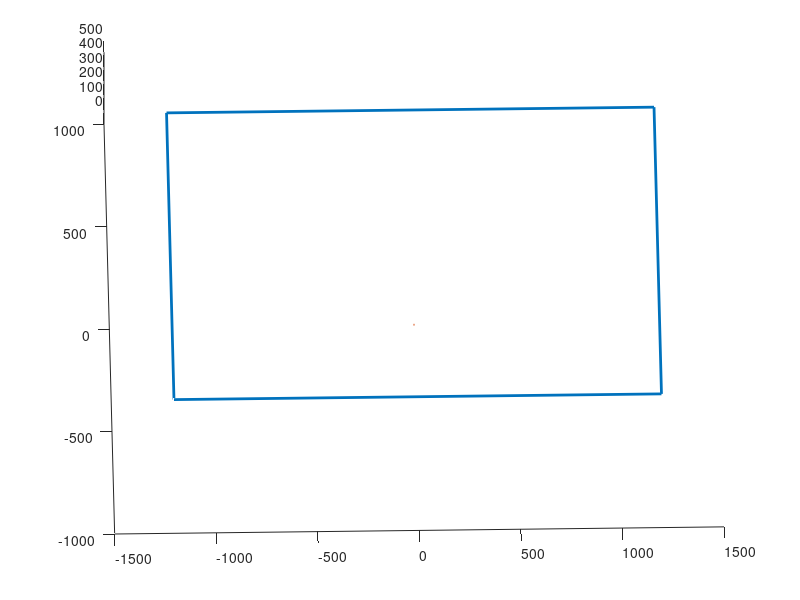

This figure's MATLAB source: (Note: this script raises an error after producing the figure.)
clear;
clc;
i=1;x=0;y=0;z=0;
for t=0:0.05:2
    pose_ee(1,i)=x;pose_ee(2,i)=y;pose_ee(3,i)=z;
    z=z+500/40;i=i+1;
    t_plot(i)=t;
end
x=0;y=0;z=500;
for t=0:0.05:2
    pose_ee(1,i)=x;pose_ee(2,i)=y;pose_ee(3,i)=z;
    x=x+(-1500/40);y=y+700/40;i=i+1;
    t_plot(i)=t+2;
end
x=-1500;y=700;z=500;
for t=0:0.05:3
    pose_ee(1,i)=x;pose_ee(2,i)=y;pose_ee(3,i)=z;
    x=x+(3000/60);i=i+1;
    t_plot(i)=t+4;
end
x=1500;y=700;z=500;
for t=0:0.05:0.5
    pose_ee(1,i)=x;pose_ee(2,i)=y;pose_ee(3,i)=z;
    y=y+(-140/10);i=i+1;
    t_plot(i)=t+7;
end
%
x=1500;y=560;z=500;
for t=0:0.05:3
    pose_ee(1,i)=x;pose_ee(2,i)=y;pose_ee(3,i)=z;
    x=x+(-3000/60);i=i+1;
    t_plot(i)=t+7.5;
end
x=-1500;y=560;z=500;
for t=0:0.05:0.5
    pose_ee(1,i)=x;pose_ee(2,i)=y;pose_ee(3,i)=z;
    y=y+(-140/10);i=i+1;
    t_plot(i)=t+10.5;
end
%%
x=-1500;y=420;z=500;
for t=0:0.05:3
    pose_ee(1,i)=x;pose_ee(2,i)=y;pose_ee(3,i)=z;
    x=x+(3000/60);i=i+1;
    t_plot(i)=t+11;
end
x=1500;y=420;z=500;
for t=0:0.05:0.5
    pose_ee(1,i)=x;pose_ee(2,i)=y;pose_ee(3,i)=z;
    y=y+(-140/10);i=i+1;
    t_plot(i)=t+14;
end
%
x=1500;y=280;z=500;
for t=0:0.05:3
    pose_ee(1,i)=x;pose_ee(2,i)=y;pose_ee(3,i)=z;
    x=x+(-3000/60);i=i+1;
    t_plot(i)=t+14.5;
end
x=-1500;y=280;z=500;
for t=0:0.05:0.5
    pose_ee(1,i)=x;pose_ee(2,i)=y;pose_ee(3,i)=z;
    y=y+(-140/10);i=i+1;
    t_plot(i)=t+17.5;
end
%%
x=-1500;y=140;z=500;
for t=0:0.05:3
    pose_ee(1,i)=x;pose_ee(2,i)=y;pose_ee(3,i)=z;
    x=x+(3000/60);i=i+1;
    t_plot(i)=t+18;
end
x=1500;y=140;z=500;
for t=0:0.05:0.5
    pose_ee(1,i)=x;pose_ee(2,i)=y;pose_ee(3,i)=z;
    y=y+(-140/10);i=i+1;
    t_plot(i)=t+21;
end
%
x=1500;y=0;z=500;
for t=0:0.05:3
    pose_ee(1,i)=x;pose_ee(2,i)=y;pose_ee(3,i)=z;
    x=x+(-3000/60);i=i+1;
    t_plot(i)=t+21.5;
end
x=-1500;y=0;z=500;
for t=0:0.05:0.5
    pose_ee(1,i)=x;pose_ee(2,i)=y;pose_ee(3,i)=z;
    y=y+(-140/10);i=i+1;
    t_plot(i)=t+24.5;
end
%%
x=-1500;y=-140;z=500;
for t=0:0.05:3
    pose_ee(1,i)=x;pose_ee(2,i)=y;pose_ee(3,i)=z;
    x=x+(3000/60);i=i+1;
    t_plot(i)=t+25;
end
x=1500;y=-140;z=500;
for t=0:0.05:0.5
    pose_ee(1,i)=x;pose_ee(2,i)=y;pose_ee(3,i)=z;
    y=y+(-140/10);i=i+1;
    t_plot(i)=t+27;
end
%
x=1500;y=-280;z=500;
for t=0:0.05:3
    pose_ee(1,i)=x;pose_ee(2,i)=y;pose_ee(3,i)=z;
    x=x+(-3000/60);i=i+1;
    t_plot(i)=t+27.5;
end
x=-1500;y=-280;z=500;
for t=0:0.05:0.5
    pose_ee(1,i)=x;pose_ee(2,i)=y;pose_ee(3,i)=z;
    y=y+(-140/10);i=i+1;
    t_plot(i)=t+30.5;
end
%%
x=-1500;y=-420;z=500;
for t=0:0.05:3
    pose_ee(1,i)=x;pose_ee(2,i)=y;pose_ee(3,i)=z;
    x=x+(3000/60);i=i+1;
    t_plot(i)=t+31;
end
x=1500;y=-420;z=500;
for t=0:0.05:0.5
    pose_ee(1,i)=x;pose_ee(2,i)=y;pose_ee(3,i)=z;
    y=y+(-140/10);i=i+1;
    t_plot(i)=t+34;
end
%
x=1500;y=-560;z=500;
for t=0:0.05:3
    pose_ee(1,i)=x;pose_ee(2,i)=y;pose_ee(3,i)=z;
    x=x+(-3000/60);i=i+1;
    t_plot(i)=t+34.5;
end
x=-1500;y=-560;z=500;
for t=0:0.05:0.5
    pose_ee(1,i)=x;pose_ee(2,i)=y;pose_ee(3,i)=z;
    y=y+(-140/10);i=i+1;
    t_plot(i)=t+37.5;
end
%%
x=-1500;y=-700;z=500;
for t=0:0.05:3
    pose_ee(1,i)=x;pose_ee(2,i)=y;pose_ee(3,i)=z;
    x=x+(3000/60);i=i+1;
    t_plot(i)=t+38;
end
% x=1500;y=-700;z=500;
% for t=0:0.05:0.5
%     pose_ee(1,i)=x;pose_ee(2,i)=y;pose_ee(3,i)=z;
%     y=y+(-70/10);i=i+1;
%     t_plot(i)=t+41;
% end
% %
% x=1500;y=-70;z=500;
% for t=0:0.05:3
%     pose_ee(1,i)=x;pose_ee(2,i)=y;pose_ee(3,i)=z;
%     x=x+(-3000/60);i=i+1;
%     t_plot(i)=t+41.5;
% end
% x=-1500;y=-70;z=500;
% for t=0:0.05:0.5
%     pose_ee(1,i)=x;pose_ee(2,i)=y;pose_ee(3,i)=z;
%     y=y+(-70/10);i=i+1;
%     t_plot(i)=t+42;
% end
% %%
% x=-1500;y=-140;z=500;
% for t=0:0.05:3
%     pose_ee(1,i)=x;pose_ee(2,i)=y;pose_ee(3,i)=z;
%     x=x+(3000/60);i=i+1;
%     t_plot(i)=t+42.5;
% end
% x=1500;y=-140;z=500;
% for t=0:0.05:0.5
%     pose_ee(1,i)=x;pose_ee(2,i)=y;pose_ee(3,i)=z;
%     y=y+(-70/10);i=i+1;
%     t_plot(i)=t+45.5;
% end
% %
% x=1500;y=-210;z=500;
% for t=0:0.05:3
%     pose_ee(1,i)=x;pose_ee(2,i)=y;pose_ee(3,i)=z;
%     x=x+(-3000/60);i=i+1;
%     t_plot(i)=t+46;
% end
% x=-1500;y=-210;z=500;
% for t=0:0.05:0.5
%     pose_ee(1,i)=x;pose_ee(2,i)=y;pose_ee(3,i)=z;
%     y=y+(-70/10);i=i+1;
%     t_plot(i)=t+49;
% end
% %%
% x=-1500;y=-280;z=500;
% for t=0:0.05:3
%     pose_ee(1,i)=x;pose_ee(2,i)=y;pose_ee(3,i)=z;
%     x=x+(3000/60);i=i+1;
%     t_plot(i)=t+49.5;
% end
% x=1500;y=-280;z=500;
% for t=0:0.05:0.5
%     pose_ee(1,i)=x;pose_ee(2,i)=y;pose_ee(3,i)=z;
%     y=y+(-70/10);i=i+1;
%     t_plot(i)=t+52.5;
% end
% %
% x=1500;y=-350;z=500;
% for t=0:0.05:3
%     pose_ee(1,i)=x;pose_ee(2,i)=y;pose_ee(3,i)=z;
%     x=x+(-3000/60);i=i+1;
%     t_plot(i)=t+53;
% end
% x=-1500;y=-350;z=500;
% for t=0:0.05:0.5
%     pose_ee(1,i)=x;pose_ee(2,i)=y;pose_ee(3,i)=z;
%     y=y+(-70/10);i=i+1;
%     t_plot(i)=t+56;
% end
% %%
% x=-1500;y=-420;z=500;
% for t=0:0.05:3
%     pose_ee(1,i)=x;pose_ee(2,i)=y;pose_ee(3,i)=z;
%     x=x+(3000/60);i=i+1;
%     t_plot(i)=t+56.5;
% end
% x=1500;y=-420;z=500;
% for t=0:0.05:0.5
%     pose_ee(1,i)=x;pose_ee(2,i)=y;pose_ee(3,i)=z;
%     y=y+(-70/10);i=i+1;
%     t_plot(i)=t+59.5;
% end
% %
% x=1500;y=-490;z=500;
% for t=0:0.05:3
%     pose_ee(1,i)=x;pose_ee(2,i)=y;pose_ee(3,i)=z;
%     x=x+(-3000/60);i=i+1;
%     t_plot(i)=t+60;
% end
% x=-1500;y=-490;z=500;
% for t=0:0.05:0.5
%     pose_ee(1,i)=x;pose_ee(2,i)=y;pose_ee(3,i)=z;
%     y=y+(-70/10);i=i+1;
%     t_plot(i)=t+63;
% end
% %%
% x=-1500;y=-560;z=500;
% for t=0:0.05:3
%     pose_ee(1,i)=x;pose_ee(2,i)=y;pose_ee(3,i)=z;
%     x=x+(3000/60);i=i+1;
%     t_plot(i)=t+63.5;
% end
% x=1500;y=-560;z=500;
% for t=0:0.05:0.5
%     pose_ee(1,i)=x;pose_ee(2,i)=y;pose_ee(3,i)=z;
%     y=y+(-70/10);i=i+1;
%     t_plot(i)=t+64;
% end
% %
% x=1500;y=-630;z=500;
% for t=0:0.05:3
%     pose_ee(1,i)=x;pose_ee(2,i)=y;pose_ee(3,i)=z;
%     x=x+(-3000/60);i=i+1;
%     t_plot(i)=t+64.5;
% end
% x=-1500;y=-630;z=500;
% for t=0:0.05:0.5
%     pose_ee(1,i)=x;pose_ee(2,i)=y;pose_ee(3,i)=z;
%     y=y+(-70/10);i=i+1;
%     t_plot(i)=t+67.5;
% end
% %%
% x=-1500;y=-700;z=500;
% for t=0:0.05:3
%     pose_ee(1,i)=x;pose_ee(2,i)=y;pose_ee(3,i)=z;
%     x=x+(3000/60);i=i+1;
%     t_plot(i)=t+68;
% end

plot3([-1200,1200,1200,-1200,-1200],[700,700,-700,-700,700],[500,500,500,500,500],'-','Linewidth',2);
hold on;


scrsz = get(0,'ScreenSize');
set(gcf,'Position',scrsz); 
view(-1,80);

for i0=1:length(pose_ee(1,:))-1
    hp = plot3(pose_ee(1,i0:i0+1),pose_ee(2,i0:i0+1),pose_ee(3,i0:i0+1));hold on;
    hp.LineStyle='-';
    hp.Color='k';
    hp.Marker='.';
    hp.MarkerSize=6;
    hp.MarkerEdgeColor='r';
    hp.MarkerFaceColor='r';
    pause(0.01);
    axis([-1800,1800,-800,800,0,600]);
end



%plot_robot_motion(t_plot, pose_plot, para_cdpr);
